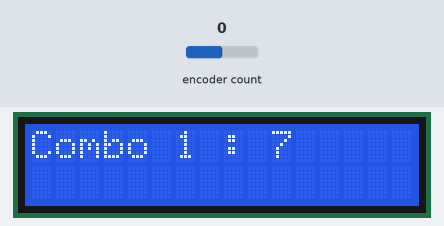
Bench run of a sketch on a simulated Arduino Uno, built with avr-gcc and run on an emulated ATmega328P. Shown: 16×2 character LCD. The inputs (shaded band) are chosen by the test bench; at power-on: encoder count 0. Random numbers use the default seed unless the sketch sets one.

Above: at 1.2 s.
1.3 s: encoder count set to 1
At 2.5 s:
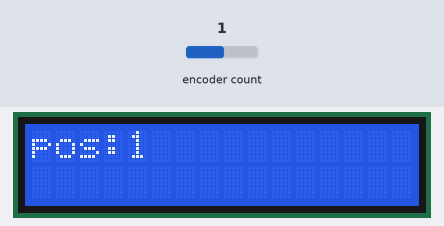
2.8 s: encoder count set to 2
At 3.7 s:
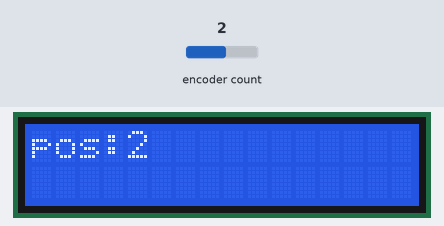
4.3 s: encoder count set to 3
At 4.9 s:
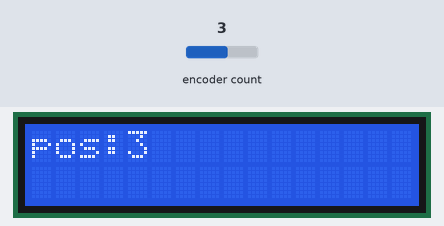
5.8 s: encoder count set to 7
At 6.3 s:
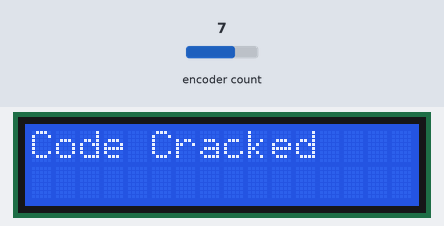
Timing chart, 0 to 8.8 s (numbered marks = the images above; inputs shaded):
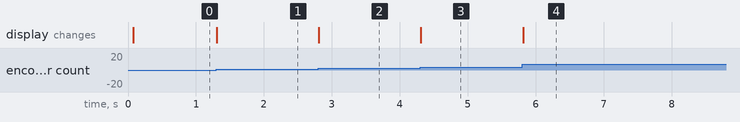

Measured:
- after the input at 1.3 s, the display: changes at once (image 1)
- after the input at 2.8 s, the display: changes at once (image 2)
- after the input at 4.3 s, the display: changes at once (image 3)

The sketch:

Rotary_Encoder.ino.ino
```cpp
#include <Wire.h>
#include <LiquidCrystal_I2C.h>
#include <Arduino.h>
#include <RotaryEncoder.h>

#define Rotary_A A2
#define Rotary_B A3

static int rot_pos;
static int sucess = 0;
LiquidCrystal_I2C lcd(0x27, 2, 1, 0, 4, 5, 6, 7, 3, POSITIVE);
RotaryEncoder encoder(Rotary_A,Rotary_B, RotaryEncoder::LatchMode::FOUR3);

void setup() {
  lcd.begin(16,2);
  lcd.clear();
  rot_pos = 0;
}

void loop() {
  sucess = 0;
  lcd.clear();
    int rot_code = int(random(0,100));
    String rotcodes = String(rot_code);
    String placeholder = "Combo 1 : " + rotcodes;
    lcd.print(placeholder);
    delay(1000);
unsigned long startTime = millis();
int temp_rot = 0;
while (millis() - startTime < 10000) { // 10-second timeout
      encoder.tick();
      int rot_pos = encoder.getPosition();
      if(rot_pos == rot_code){
        lcd.clear();
        lcd.print("Code Cracked");
        delay(5000);
        sucess = 1;
        break;
      }
      else if(temp_rot != rot_pos) {
      lcd.clear();
      lcd.print("pos:");
      String poss = String(rot_pos);
      lcd.print(poss);
      temp_rot = rot_pos;
      }
      }


    if(rot_pos == rot_code){
      lcd.clear();
      lcd.print("Code Cracked");
      delay(10000);
    }

    if(sucess == 0){
      lcd.clear();
      lcd.print("Womp Womp");
      delay(5000);
    }
}
```
